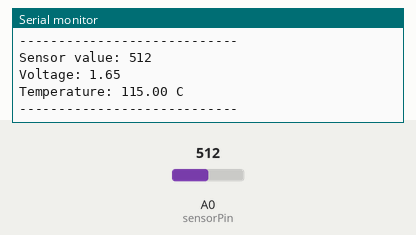
The sketch below on a simulated Arduino Uno, built with avr-gcc and run on an emulated ATmega328P. Shown: the last lines printed to the serial monitor. Inputs (shaded band) come from the test bench; at power-on: A0 (sensorPin) = 512.

Above: at 2.8 s.
2.9 s: A0 (sensorPin) set to 716
At 4.7 s:
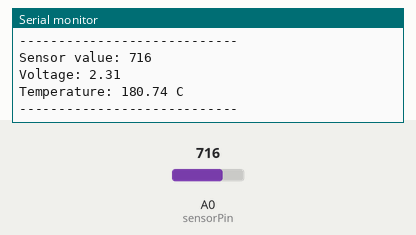
5.6 s: A0 (sensorPin) set to 900
At 7.0 s:
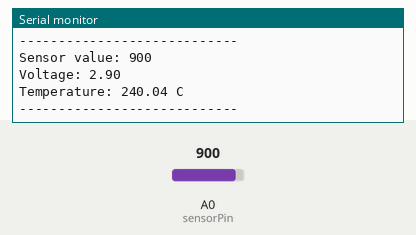
Timing chart, 0 to 8.6 s (numbered marks = the images above; inputs shaded):
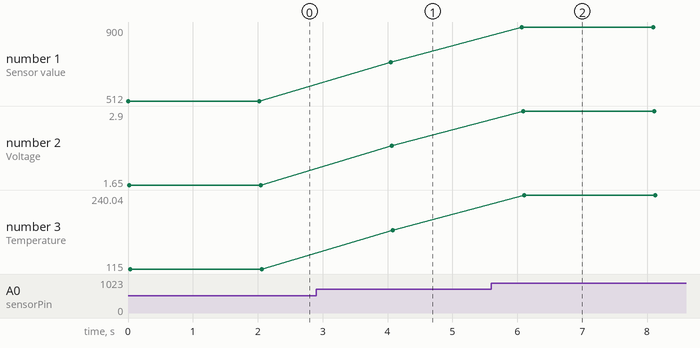

Measured:
- after the input at 2.9 s, the serial monitor: prints a new line after 1.1 s (image 1)
- after the input at 5.6 s, the serial monitor: prints a new line after 0.47 s (image 2)
- plotted number 1: 512 → 716 after the input at 2.9 s, 716 → 900 after the input at 5.6 s
- plotted number 2: 1.65 → 2.31 after the input at 2.9 s, 2.31 → 2.9 after the input at 5.6 s
- plotted number 3: 115 → 180.74 after the input at 2.9 s, 180.74 → 240.04 after the input at 5.6 s

The sketch:

lm35_02.ino
```cpp
int sensorPin = A0;
int sensorValue;
float voltage;
float temperature;

void setup() {
  analogReference(INTERNAL);
  Serial.begin(9600);
}

void loop() {
  sensorValue = analogRead(sensorPin);
  voltage = sensorValue * 3.3 / 1024;
  temperature = (voltage - 0.5) * 100;

  Serial.print("Sensor value: ");
  Serial.println(sensorValue);
  Serial.print("Voltage: ");
  Serial.println(voltage);
  Serial.print("Temperature: ");
  Serial.print(temperature);
  Serial.println(" C");
  Serial.println("----------------------------");

  delay(2000);
}
```
